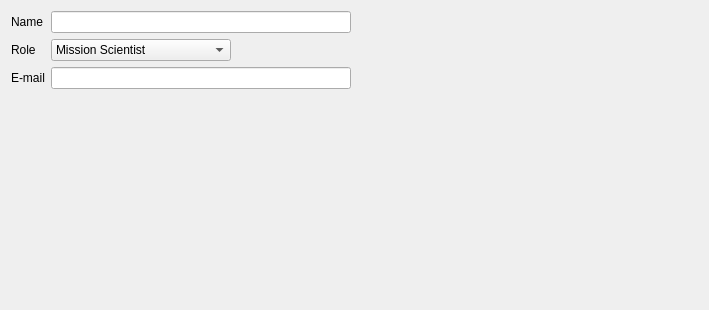
          <widget class="QWidget" name="page_2">
           <property name="geometry">
            <rect>
             <x>0</x>
             <y>0</y>
             <width>709</width>
             <height>310</height>
            </rect>
           </property>
           <attribute name="label">
            <string>Contact Information</string>
           </attribute>
           <layout class="QGridLayout" name="gridLayout_3">
            <item row="0" column="0">
             <layout class="QFormLayout" name="formLayout_3">
              <property name="fieldGrowthPolicy">
               <enum>QFormLayout::ExpandingFieldsGrow</enum>
              </property>
              <item row="0" column="0">
               <widget class="QLabel" name="label">
                <property name="text">
                 <string>Name</string>
                </property>
               </widget>
              </item>
              <item row="0" column="1">
               <widget class="QLineEdit" name="contactNameLine">
                <property name="minimumSize">
                 <size>
                  <width>300</width>
                  <height>0</height>
                 </size>
                </property>
                <property name="maximumSize">
                 <size>
                  <width>300</width>
                  <height>16777215</height>
                 </size>
                </property>
               </widget>
              </item>
              <item row="1" column="0">
               <widget class="QLabel" name="label_10">
                <property name="text">
                 <string>Role</string>
                </property>
               </widget>
              </item>
              <item row="2" column="0">
               <widget class="QLabel" name="label_11">
                <property name="text">
                 <string>E-mail</string>
                </property>
               </widget>
              </item>
              <item row="2" column="1">
               <widget class="QLineEdit" name="contactEmailLine">
                <property name="sizePolicy">
                 <sizepolicy hsizetype="Expanding" vsizetype="Fixed">
                  <horstretch>0</horstretch>
                  <verstretch>0</verstretch>
                 </sizepolicy>
                </property>
                <property name="minimumSize">
                 <size>
                  <width>300</width>
                  <height>0</height>
                 </size>
                </property>
                <property name="maximumSize">
                 <size>
                  <width>300</width>
                  <height>16777215</height>
                 </size>
                </property>
               </widget>
              </item>
              <item row="1" column="1">
               <widget class="QComboBox" name="contactRoleBox">
                <property name="minimumSize">
                 <size>
                  <width>180</width>
                  <height>0</height>
                 </size>
                </property>
                <item>
                 <property name="text">
                  <string>Mission Scientist</string>
                 </property>
                </item>
                <item>
                 <property name="text">
                  <string>Flight Manager</string>
                 </property>
                </item>
                <item>
                 <property name="text">
                  <string>Scientist</string>
                 </property>
                </item>
                <item>
                 <property name="text">
                  <string>Pilot</string>
                 </property>
                </item>
                <item>
                 <property name="text">
                  <string>Other</string>
                 </property>
                </item>
               </widget>
              </item>
             </layout>
            </item>
           </layout>
          </widget>
